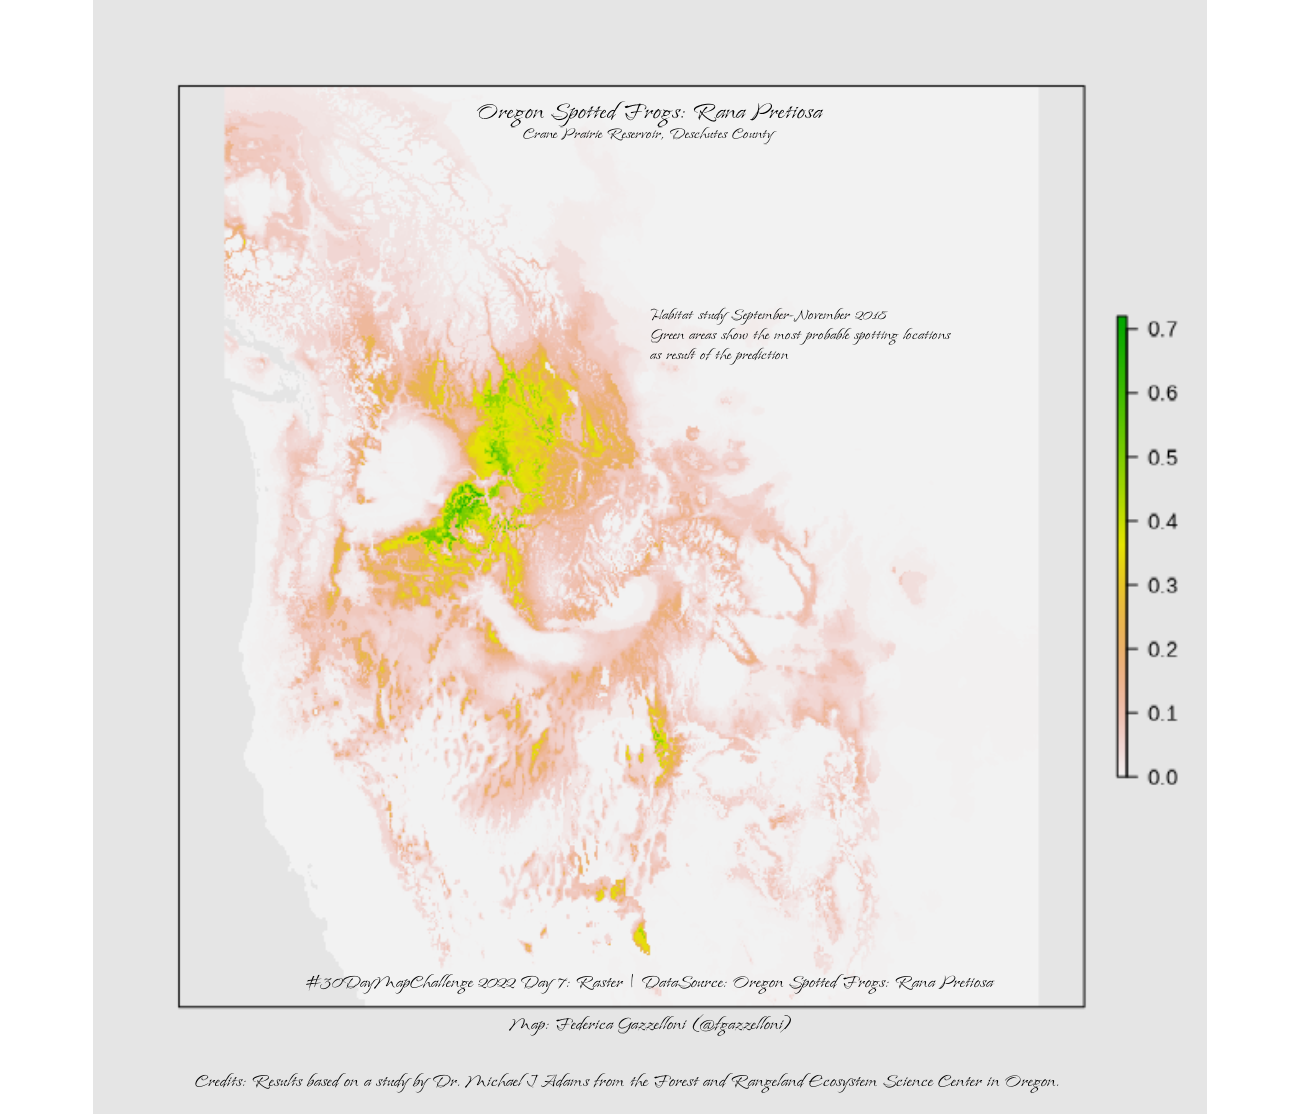

R code for this plot:
#30DayMapChallenge 2022 Day 7: Raster
# Author: Federica Gazzelloni

# Load the library
library(tidyverse)
# Set the fonts
library(showtext)
library(sysfonts)
library(extrafont)
showtext::showtext_auto()
showtext::showtext_opts(dpi=320)
font_add_google(name="Island Moments",
                family="Island Moments")

# Load the raster layer
load("predictions.RData")
predictions$layer
# More info about the predictions raster layer can be found 
# else where: [here](https://fgazzelloni.github.io/How-to-Spatial-Modeling-with-R/)

# Make the map and save it as .png
library(raster)
# quartz()
showtext::showtext_opts(dpi=120)
agg_png(filename ="raster.png",
        width = 680,
        height = 680,
        units = "px",
        pointsize = 8,
        res = 80,
        scaling = 1.2,
        bitsize = 8,
        background="grey90")
raster::plot(predictions,
             xlim=c(-125,-100),ylim=c(35,55),axes=F)
dev.off()

# Draw the plot
library(cowplot)

ggdraw()+
  draw_image("raster.png")+
  draw_label("Oregon Spotted Frogs: Rana Pretiosa",
             fontfamily="Island Moments",
             x=0.5,y=0.9,size=18) +
  draw_label("Crane Prairie Reservoir, Deschutes County",
             fontfamily="Island Moments",
             lineheight = 0.5,
             size=12,
             x=0.5,y=0.88)+
  draw_label("Habitat study September-November 2018\nGreen areas show the most probable spotting locations\nas result of the prediction",
             fontfamily="Island Moments",
             lineheight = 0.5,hjust = 0,
             size=12,
             x=0.5,y=0.7)+
  draw_label("#30DayMapChallenge 2022 Day 7: Raster | DataSource: Oregon Spotted Frogs: Rana Pretiosa\nMap: Federica Gazzelloni (@fgazzelloni)",
             fontfamily="Island Moments",
             x=0.5,y=0.1)+
  draw_label("Credits: Results based on a study by Dr. Michael J Adams from the Forest and Rangeland Ecosystem Science Center in Oregon.",
             fontfamily="Island Moments",
             lineheight = 0.5,hjust = 0,
             x=0.15,y=0.03)

# Save it!
ggsave("final.png",dpi=200,
       width=6.5, height=5.57)
